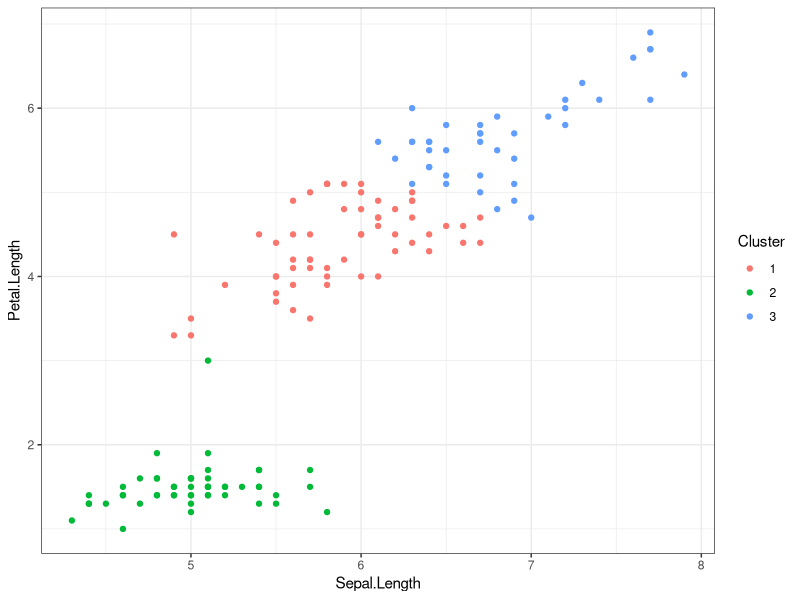
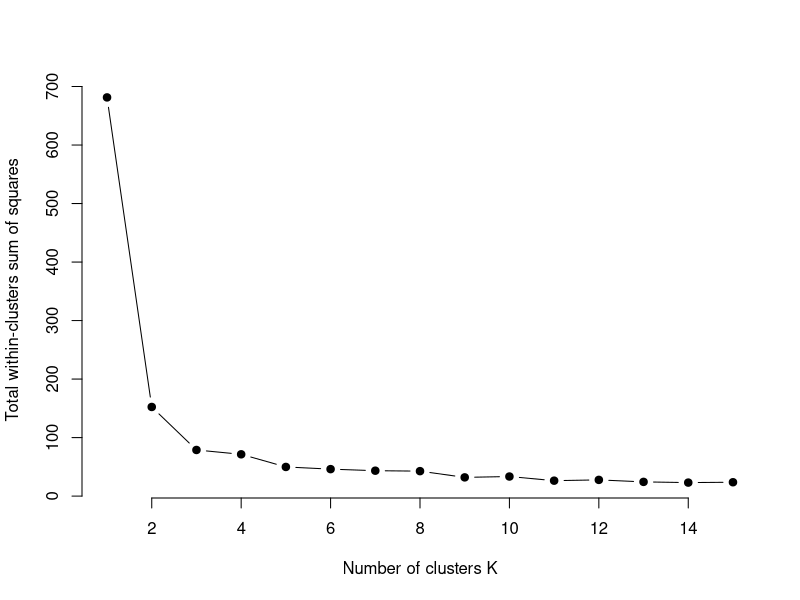

These figures' R source, in order:
k_means <- function(data, k, pca = FALSE) {
  # option for Principal Component Analysis
  if (pca == TRUE) {
    data <- princomp(data)
    data <- data$scores %>%
      as.data.frame() %>%
      select(Comp.1, Comp.2)
  }

  # randomly select the indices of k rows to use as starting
  # centers of the k clusters
  rand <- sample(1:nrow(data), k)

  # data frame with k observations that were randomly selected
  clusters <- data[rand, ]

  # empty vectors that will contain the cluster assignments for each observation
  cluster_vec <- c()
  last_vec <- c(0)

  # iteration counter
  iter <- 1

  # algorithm will stop once stop is equal to 1
  stop <- 0

  while (stop == 0) {
    # loop through each observation
    for (i in 1:nrow(data)) {
      # find the euclidean distance of the ith observation to each of the clusters
      dist <- data[i, ] %>%
        rbind(clusters) %>%
        dist()

      # find which cluster the ith observation has the smallest distance with
      i_cluster <- dist[1:k] %>%
        which.min()

      # add the cluster assignment for the ith observation to a vector
      # containing the cluster assignments of all observations
      cluster_vec[i] <- i_cluster
    }

    # check to see if the cluster assignments have changed at all since
    # the last iteration
    if (all(cluster_vec == last_vec)) {
      stop <- 1
    }

    # save the cluster assignments from this iteration to another object
    # so we can check to see if cluster assignments changed
    last_vec <- cluster_vec

    # group the observations into their assigned clusters and find the means
    # of all the columns to use as the new cluster centers
    clusters <- data %>%
      cbind(cluster_vec) %>%
      group_by(cluster_vec) %>%
      summarize_all(mean)

    # remove the first column that contains the cluster number
    clusters <- clusters[, -1]

    iter <- iter + 1

    if (stop == 1) {
      sizes <- data %>%
        cbind(cluster_vec) %>%
        count(cluster_vec) %>%
        pull(n)

      clusters <- data %>%
        cbind(cluster_vec) %>%
        group_by(cluster_vec) %>%
        summarize_all(mean)
    }
  }

  ## TSS = BSS + WSS
  # set.seed(42)    # Set seed since kmeans uses a random start.
  # fit <- k_means(data=iris2, 3)
  # fit
  # clusters <- fit[3]
  # clusters

  # Subtract each value from the grand mean and get the number of observations in each cluster.
  data.cent <- scale(data, scale = FALSE)
  nrows <- table(cluster_vec)

  # TSS BSS WSS
  (TSS <- sum(data.cent^2))
  # [1] 681.3706
  (WSS <- sapply(split(data, cluster_vec), function(x) sum(scale(x, scale = FALSE)^2)))
  #        1        2        3
  # 15.15100 39.82097 23.87947

  total_w <- sum(WSS)
  # 78.85567
  (BSS <- TSS - sum(WSS))
  # [1] 602.5192
  # Compute BSS directly
  gmeans <- sapply(split(data, cluster_vec), colMeans)
  means <- colMeans(data)
  (BSS <- sum(colSums((gmeans - means)^2) * nrows))
  # [1] 602.5192

  result <- list(
    "Sizes" = sizes,
    "Cluster Means" = clusters,
    "Clustering Vector" = cluster_vec,
    "Iterations" = iter,
    "total within sum of squares" = total_w,
    "WSS" = WSS,
    "TSS" = TSS,
    "BSS" = BSS
  )
  # cc = cluster_vec
  return(result)
}



library(tidyverse)
data(iris)
iris2 <- iris %>%
  select(-Species)

head(iris2)

set.seed(23)
k_means(data = iris2, k = 3)

## visualize results
iris3 <- iris %>%
  select(Sepal.Length, Petal.Length)
head(iris3)
result <- k_means(iris3, 3)
result

# save the clustering assignments to an object
assignments <- result$`Clustering Vector`

iris3 %>%
  cbind(assignments) %>%
  ggplot(aes(x = Sepal.Length, y = Petal.Length, color = as.factor(assignments))) +
  geom_point() +
  theme_bw() +
  labs(color = "Cluster")



###### Elbow method
# install.packages("purrr")
library(purrr)
# set.seed(123)

# function to compute total within-cluster sum of square
wss <- function(k) {
  fit <- k_means(data = iris2, k)
  clusters <- fit[5]
  return(clusters[["total within sum of squares"]])
}

# Compute and plot wss for k = 1 to k = 15
k.values <- 1:15

# extract wss for 2-15 clusters
wss_values <- map_dbl(k.values, wss)

plot(k.values, wss_values,
  type = "b", pch = 19, frame = FALSE,
  xlab = "Number of clusters K",
  ylab = "Total within-clusters sum of squares"
)

c1 <- list(c(0, 0), c(0, 1), c(2, 3))
c2 <- list(c(3, 3), c(3, 4))
n1 <- length(c1)
n2 <- length(c2)



c1[[2]][2]
c2
n1
n2

# A Score
a_score_1 <- abs(c1[[1]][1] - c1[[2]][1]) + abs(c1[[1]][2] - c1[[2]][2])
a_score_1
# 1

a_score_2 <- abs(c1[[1]][1] - c1[[3]][1]) + abs(c1[[1]][2] - c1[[3]][2])
a_score_2
# 5

a_score <- (a_score_1 + a_score_2) / 2
a_score
# 3

## B score
b_score_1 <- abs(c1[[1]][1] - c2[[1]][1]) + abs(c1[[1]][2] - c2[[1]][2])
b_score_1
# 6

b_score_2 <- abs(c1[[1]][1] - c2[[2]][1]) + abs(c1[[1]][2] - c2[[2]][2])
b_score_2
# 7

b_score <- (b_score_1 + b_score_2) / 2
b_score
# 13/2

## S score
s_score <- (b_score - a_score) / pmax(a_score, b_score)
s_score
# 0.53
